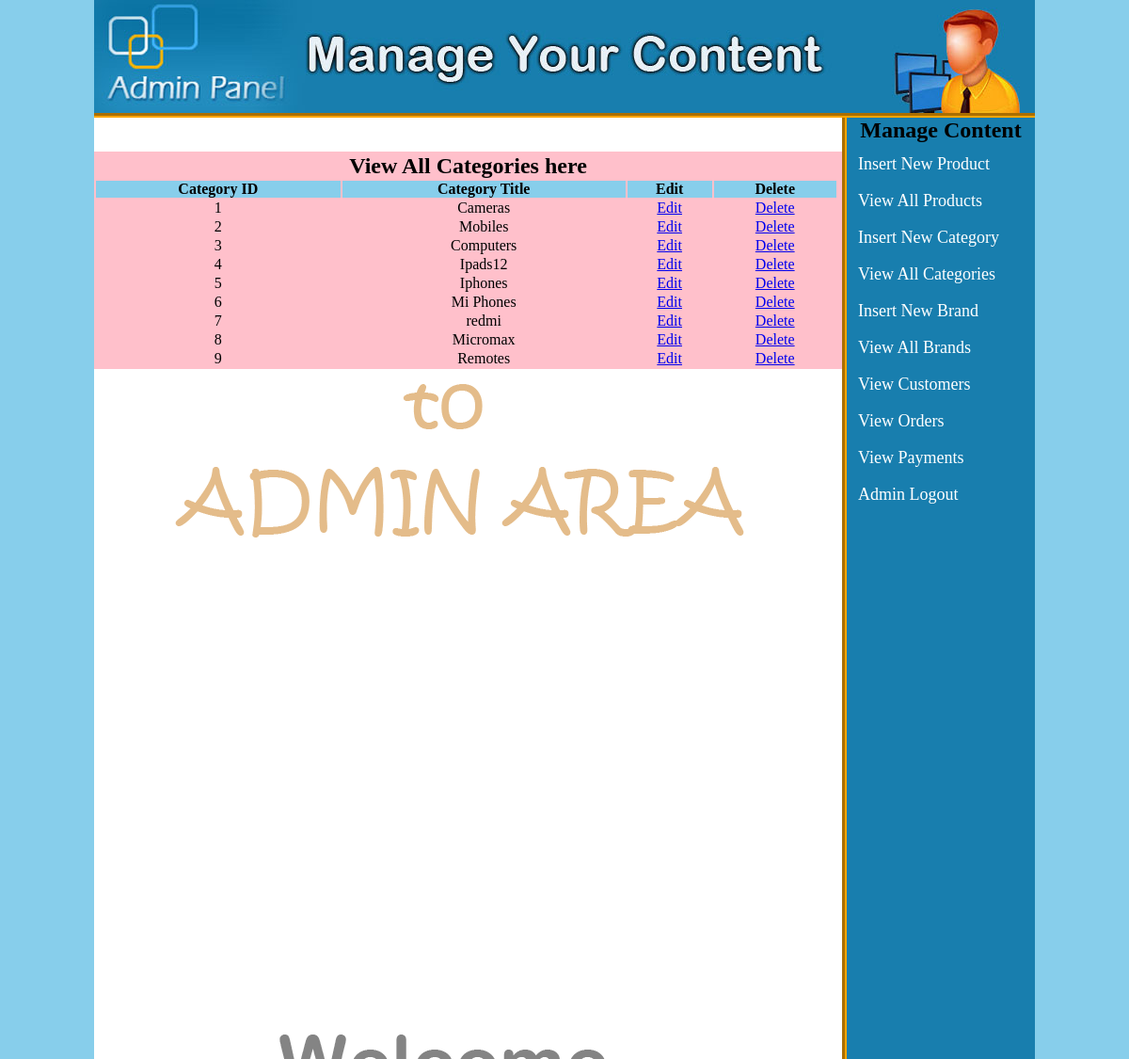
The page /admin_area/index.php?view_cats (signed in) on the database its author committed.
### tables this page shows
CREATE TABLE IF NOT EXISTS `categories` (
  `cat_id` int(100) NOT NULL AUTO_INCREMENT,
  `cat_title` text NOT NULL,
  PRIMARY KEY (`cat_id`)
);

### admin_area/view_cats.php (the view, shortened to what this page needs)
<table width="795" align="center" bgcolor="pink">
<tr align="center">
<td colspan="6"><h2>View All Categories here</h2></td>
</tr>
<tr align="center" bgcolor="skyblue">
<th>Category ID</th>
<th>Category Title</th>
<th>Edit</th>
<th>Delete</th>
</tr>
<?php
$get_cat="select * from categories";
$run_cat=mysql_query($get_cat);
$i=0;
while($row_cat=mysql_fetch_array($run_cat))
{
	$cat_id=$row_cat['cat_id'];
	$cat_title=$row_cat['cat_title'];
	$i++;
	?>
<tr align="center">
<td><?php echo $i;?></td>
<td><?php echo $cat_title; ?></td>
<td><a href="index.php?edit_cat=<?php echo $cat_id ; ?>">Edit</a></td>
<td><a href="delete_cat.php?delete_cat=<?php echo $cat_id ;?>">Delete</a></td>
</tr>
<?php } ?>
</table>

### admin_area/styles/style.css (style rules this page uses)
html, body, div, span, applet, object, iframe, h1, h2, h3, h4, h5, h6, p, blockquote, pre, a, abbr, acronym, address, big, cite, code, del, dfn, em, img, ins, kbd, q, s, samp, small, strike, strong, sub, sup, tt, var, b, u, i, center, dl, dt, dd, ol, ul, li, fieldset, form, label, legend, table, caption, tbody, tfoot, thead, tr, th, td, article, aside, canvas, details, embed, figure, figcaption, footer, header, hgroup, menu, nav, output, ruby, section, summary, time, mark, audio, video { margin: 0; padding: 0; border: 0; vertical-align: baseline; }
body { background:skyblue; }

### rows shown on the page
categories: cat_title "Cameras"
categories: cat_title "Mobiles"
categories: cat_title "Computers"
categories: cat_title "Ipads12"
categories: cat_title "Iphones"
categories: cat_title "Mi Phones"
categories: cat_title "redmi"
categories: cat_title "Micromax"
categories: cat_title "Remotes"
